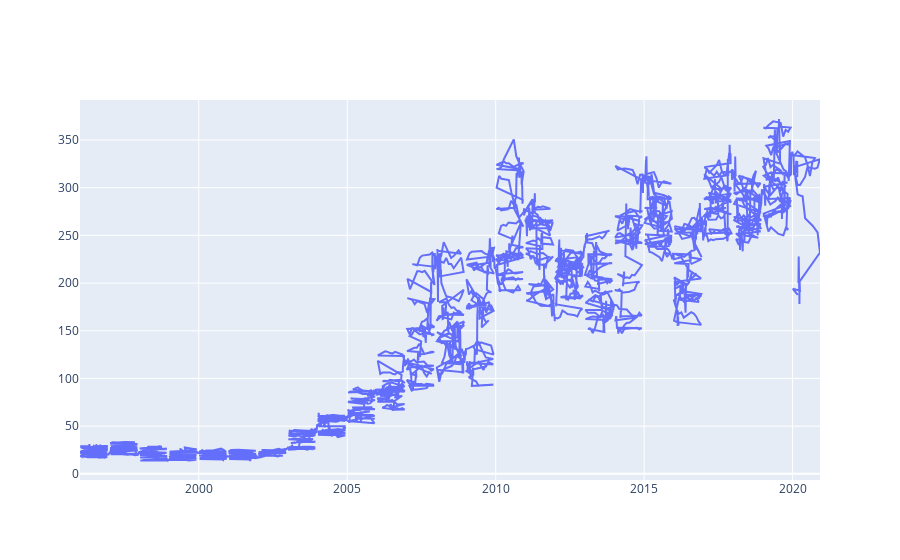

The notebook cell saved with this chart:
### Code cell
fig = go.Figure([go.Scatter(x=df['Date'], y=df['Open'])])
fig.show()

### Figure 1 — Plotly figure (JSON) as saved in the notebook; plotly's stock layout.template omitted (floating-point values rounded to 4 significant figures; data arrays with more than 128 entries replaced by an {"elided": "..."} marker saying what was removed)
{"data": [{"type": "scatter", "x": {"elided": "5991 str values"}, "y": {"elided": "5991 float values"}}], "layout": {}}
